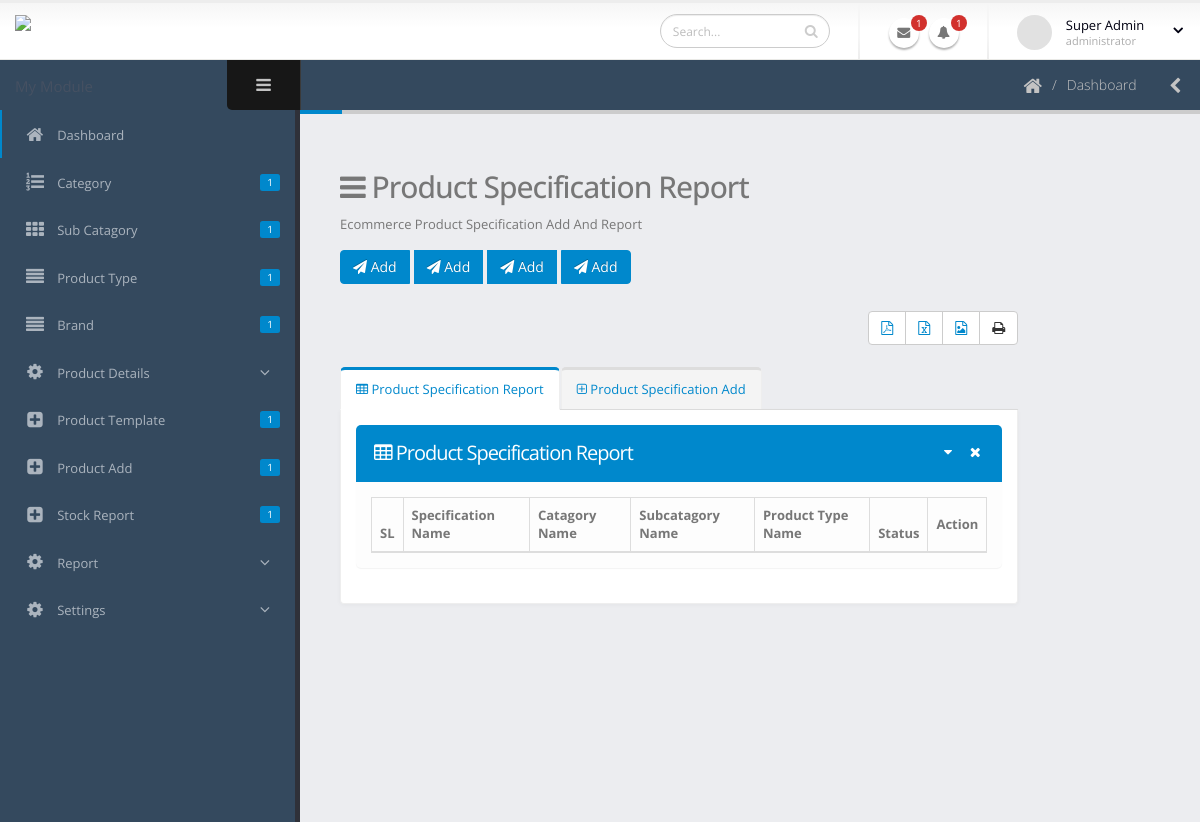
Page /backend/product-specification (signed in) on the earlier database version.
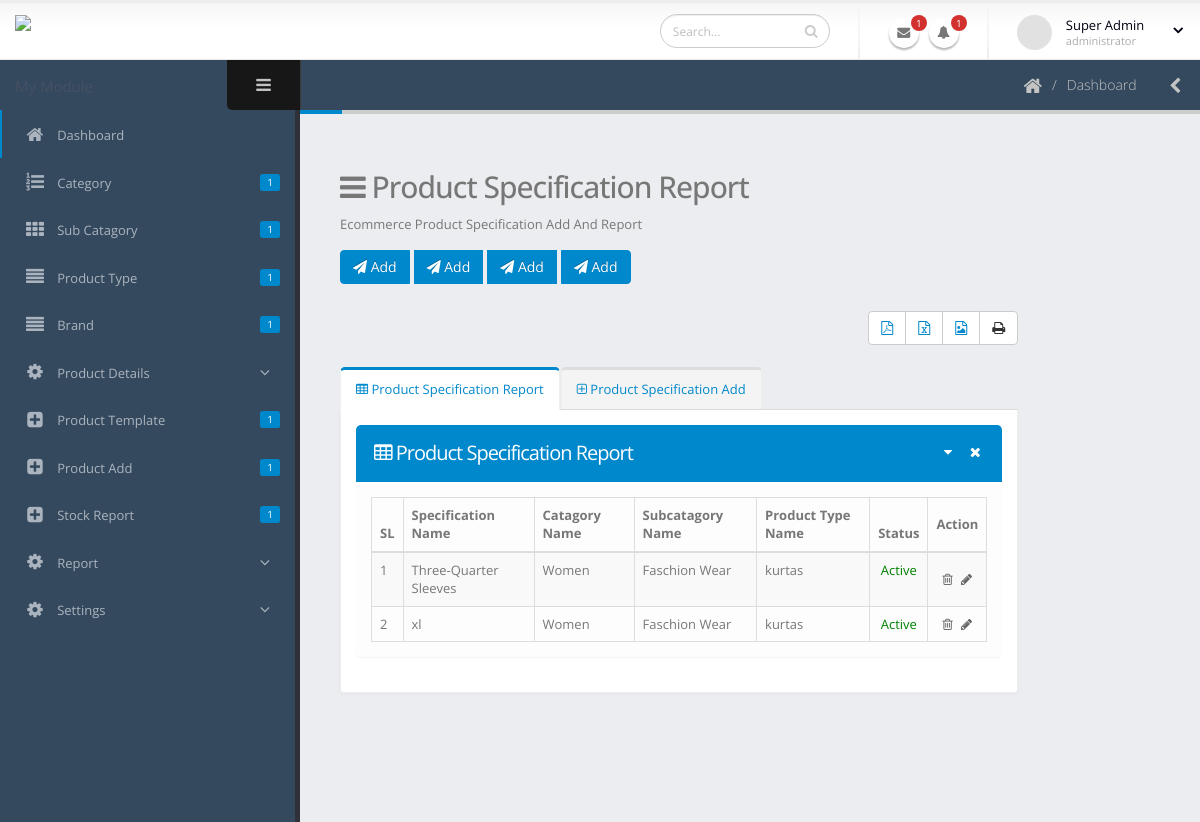
Same page on the later database version.
### Backend/models.py (models this page shows, shortened)
class ProductSpecificationModel(models.Model):
    name=models.CharField(max_length=40)
    category=models.ForeignKey(CategoryModel,on_delete=models.DO_NOTHING,default=1)
    subcategory=models.ForeignKey(SubcategoryModel,on_delete=models.DO_NOTHING,default=1)
    product_type=models.ForeignKey(ProductTypeModel,on_delete=models.DO_NOTHING,default=1)
    status=models.CharField(max_length=10)
    created_at=models.DateTimeField(auto_now_add=True)
    updated_at=models.DateTimeField(auto_now=True)

class CategoryModel(models.Model):
    category_name=models.CharField(max_length=40,unique=True)
    category_des=models.TextField()
    category_status=models.CharField(max_length=10)
    created_at=models.DateTimeField(auto_now_add=True)
    updated_at=models.DateTimeField(auto_now=True)
    def __str__(self):
        return self.category_name

class SubcategoryModel(models.Model):
    subcategory_name=models.CharField(max_length=40)
    category=models.ForeignKey(CategoryModel, on_delete=models.DO_NOTHING, default=1)
    subcategory_des=models.TextField()
    subcategory_status=models.CharField(max_length=10)
    created_at=models.DateTimeField(auto_now_add=True)
    updated_at=models.DateTimeField(auto_now=True)
    def __str__(self):
        return self.subcategory_name

class ProductTypeModel(models.Model):
    product_type=models.CharField(max_length=40)
    category=models.ForeignKey(CategoryModel,on_delete=models.DO_NOTHING,default=1)
    subcategory=models.ForeignKey(SubcategoryModel,on_delete=models.DO_NOTHING,default=1)
    des=models.TextField()
    status=models.CharField(max_length=10)
    created_at=models.DateTimeField(auto_now_add=True)
    updated_at=models.DateTimeField(auto_now=True)
    def __str__(self):
        return self.product_type

### Backend/views.py (the view)
# urls.py: path('product-specification',views.productSpecification,name="specification"),
@login_required
def productSpecification(request):
        all_data=ProductSpecificationModel.objects.all()
        if request.method =='POST':
                form_data=ProductSpecificationFrom(request.POST)
                if form_data.is_valid():
                        form_data.save()
                        messages.success(request,'Save Operation Succsesful')
                        return HttpResponseRedirect(reverse('specification'))
        else:
                form_data=ProductSpecificationFrom()
        context={
                'form':form_data,
                'all_data':all_data
        }
        return render(request,'Backend/product_specification/product_specification.html',context)

### Backend/templates/Backend/product_specification/product_specification.html (shortened to what this page needs)
{% extends 'Backend/index.html' %}
{% block main_content%}
{% load static %}
<div class="row">
    <div class="col-md-10">
         <h2><i class="fa fa-bars" aria-label="Toggle sidebar"></i>  Product Specification Report</h2>
         <p>Ecommerce Product Specification Add And Report</p>
          <div class="controls text-left">
          <div data-toggle="buttons-checkbox" class="btn-group">
            <button type="button" class="mb-xs mt-xs mr-xs btn btn-primary">
                <a target="_blank" href="/daily_attendance_pdf">
                    <span style="color:white"><i class="fa  fa-send" aria-hidden="true"></i> Add</span>
                </a>
            </button>
            <button type="button" class="mb-xs mt-xs mr-xs btn btn-primary">
                <a target="_blank" href="/daily_attendance_pdf">
                    <span style="color:white"><i class="fa  fa-send" aria-hidden="true"></i> Add</span>
                </a>
            </button>
             <button type="button" class="mb-xs mt-xs mr-xs btn btn-primary">
                <a target="_blank" href="/daily_attendance_pdf">
                    <span style="color:white"><i class="fa  fa-send" aria-hidden="true"></i> Add</span>
                </a>
            </button>
           <button type="button" class="mb-xs mt-xs mr-xs btn btn-primary">
                <a target="_blank" href="/daily_attendance_pdf">
                    <span style="color:white"><i class="fa  fa-send" aria-hidden="true"></i> Add</span>
                </a>
            </button>
          </div>
         </div>
         <br>
         <div class="controls text-right">
          <div data-toggle="buttons-checkbox" class="btn-group">
             <button  class="btn btn-default"  title='Export PDF' type="button">
                 <a target="_blank" href="">
                     <i class="fa fa-file-pdf-o" aria-hidden="true"></i>
                 </a>
             </button>
             <button class="btn btn-default"  title='Export Excel' type="button">
                 <a  href="/daily_attendance_excle">
                     <i class="fa fa-file-excel-o" aria-hidden="true"></i>
                 </a>
             </button>
             <button class="btn btn-default" title='Preview' ttype="button">
                 <a target="_blank" href="/daily_attendance_pdf">
                     <i class="fa fa-file-image-o"></i>
                 </a>
             </button>
            <button class="btn btn-default" title='Print' type="button">
                <i class="fa fa-print" aria-hidden="true"></i>
            </button>
          </div>
         </div>
         <br>
         <div class="tabs tabs-primary">
            <ul class="nav nav-tabs">
                <li class="active">
                    <a href="#popular11" data-toggle="tab"><i class="fa fa-table"></i> Product Specification Report</a>
                </li>
                <li>
                    <a href="#recent11" data-toggle="tab"><i class="fa fa-plus-square-o"></i>  Product Specification Add</a>
                </li>
            </ul>
            <div class="tab-content">
                <div id="popular11" class="tab-pane active">
                 <section class="panel panel-primary">
                     <header class="panel-heading">
                       <div class="panel-actions">
                <a href="#" class="fa fa-caret-down"></a>
                <a href="#" class="fa fa-times"></a>
            </div>
            <h2 class="panel-title"> <i class="fa fa-table"></i> Product Specification Report</h2>
        </header>
        <div class="panel-body">
            <table class="table table-bordered table-striped mb-none" id="datatable-tabletools" data-swf-path="../assets/vendor/jquery-datatables/extras/TableTools/swf/copy_csv_xls_pdf.swf">
                <thead>
                    <tr>
                        <th>SL</th>
                        <th>Specification Name</th>
                        <th>Catagory Name</th>
                        <th>Subcatagory Name</th>
                        <th>Product Type Name</th>
                        <th class="hidden-phone">Status</th>
                        <th class="actions">Action</th>
                    </tr>
                </thead>
                <tbody>
                    {% for data_fetch in all_data %}
                <tr class="gradeX">
                        <td>{{forloop.counter}}</td>
                        <td>
                           {{data_fetch.name}}
                        </td>
                        <td>
                             {{data_fetch.category}}
                        </td>
                        <td>
                            {{data_fetch.subcategory}}
                        </td>
                        <td>
                            {{data_fetch.product_type}}
                        </td>
                        <td class="center hidden-phone">
                            {% if data_fetch.status == "Active" %}
                               <span style="color:green">{{data_fetch.status}}</span>
                            {% else %}
                            <span style="color:red">{{data_fetch.status}}</span>
                            {% endif %}
                        </td>
                        <td class="center actions">
                            <a href="#" class="on-default remove-row"><i class="fa fa-trash-o"></i></a>
                            <a href="#" class="on-default edit-row"><i class="fa fa-pencil"></i></a>
                        </td>
                    </tr>
                    {% endfor %}
                </tbody>
            </table>
        </div>
    </section>
                </div>
            </div>
        </div>
    </div>
</div>
{% endblock %}

Differences in the rows shown:
added ProductSpecificationModel: name "Three-Quarter Sleeves", category "Women", subcategory "Faschion Wear", product_type "kurtas", status "Active"
added ProductSpecificationModel: name "xl", category "Women", subcategory "Faschion Wear", product_type "kurtas", status "Active"
